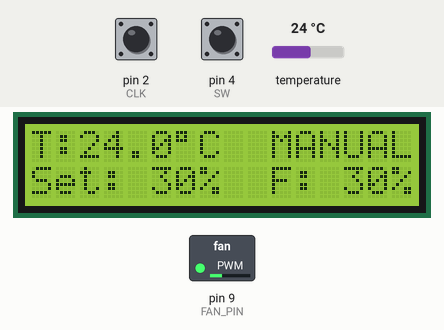
Simulated run of this sketch. Board: Arduino Uno, built with avr-gcc and run on an emulated ATmega328P. Shown: 16×2 character LCD, switched loads named in the sketch (green lamp = pin HIGH). Inputs (shaded band) come from the test bench; at power-on: pin 4 (SW) HIGH, temperature 24 °C, pin 2 (CLK) HIGH. What the sketch prints to the serial monitor is not drawn.

Above: at 1.2 s.
1.3 s: pin 4 (SW) pulled LOW for 1 s
At 3.2 s:
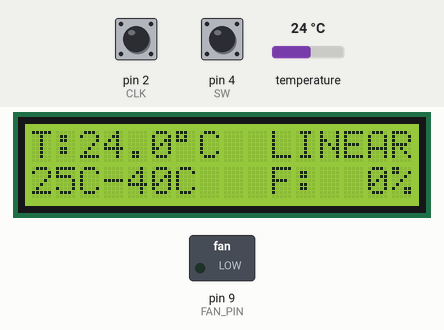
3.9 s: temperature set to 25.4 °C
At 4.4 s:
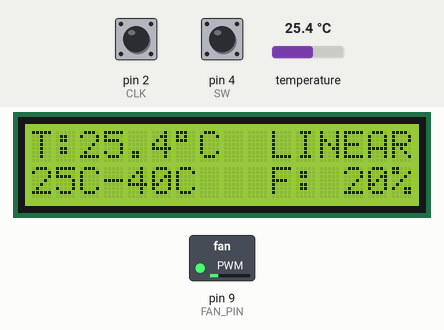
5.5 s: temperature set to 33 °C
At 6.7 s:
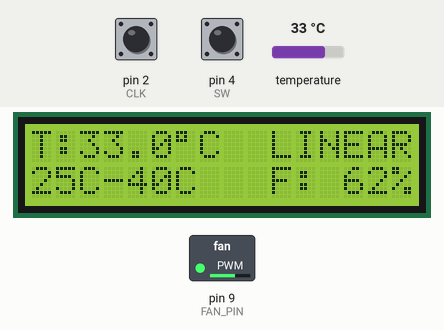
7.1 s: temperature set to 41 °C
At 7.9 s:
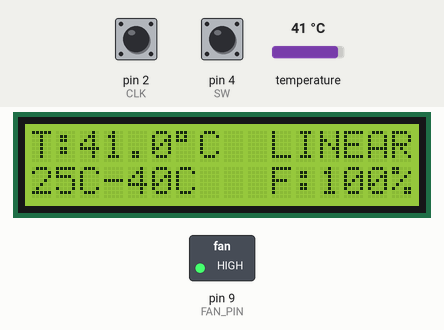
8.7 s: temperature set to 28 °C
At 10.0 s:
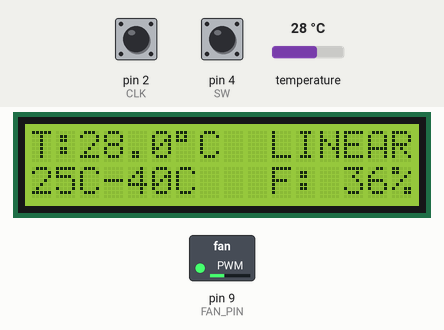
10.3 s: pin 4 (SW) pulled LOW for 1 s
At 11.9 s:
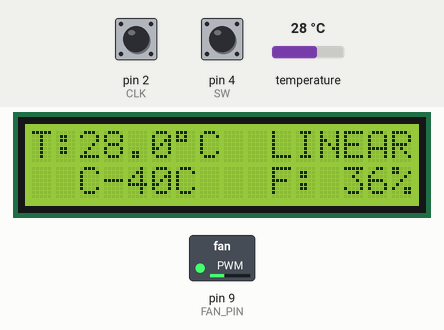
Timing chart, 0 to 13.4 s (numbered marks = the images above; inputs shaded):
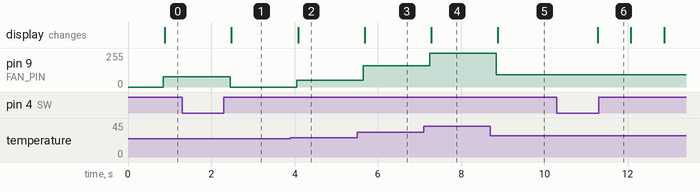

The sketch:

sketch_apr3a.ino
```cpp
#include <Wire.h>
#include <LiquidCrystal_I2C.h>
#include <OneWire.h>
#include <DallasTemperature.h>

// -------- PINS --------
#define CLK 2
#define DT  3
#define SW  4
#define FAN_PIN 9
#define ONE_WIRE_BUS 5

LiquidCrystal_I2C lcd(0x27, 16, 2);
OneWire oneWire(ONE_WIRE_BUS);
DallasTemperature sensors(&oneWire);

// -------- MODES --------
enum Mode {MANUAL, LINEAR, PID, AUTO};
Mode mode = MANUAL;
unsigned int auto_Mode = 0;

// -------- STATE --------
bool editMode = false;
int editField = 0;

// -------- VALUES --------
int fanSet = 30;
int minT = 25;
int maxT = 40;
int setT = 30;

// -------- PID --------
float Kp = 8.0, Ki = 0.3, Kd = 2.0;
float integral = 0, lastError = 0;
unsigned long lastPID = 0;

int fanOut = 0;

// -------- TEMP --------
float temp = 0;

// -------- ENCODER --------
volatile int enc = 0;
volatile bool moved = false;
volatile bool lastCLK;
volatile unsigned long lastInt = 0;

// -------- BUTTON --------
unsigned long pressTime = 0;
bool lastBtn = HIGH;
bool longDone = false;

// -------- BLINK --------
unsigned long lastBlink = 0;
bool blink = true;

// -------- SETUP --------
void setup() {
  pinMode(CLK, INPUT_PULLUP);
  pinMode(DT, INPUT_PULLUP);
  pinMode(SW, INPUT_PULLUP);
  pinMode(FAN_PIN, OUTPUT);

  lcd.init();
  lcd.backlight();
  lcd.clear();

  sensors.begin();

  lastCLK = digitalRead(CLK);
  attachInterrupt(digitalPinToInterrupt(CLK), isr, CHANGE);
  Serial.begin(9600);
}

// -------- LOOP --------
void loop() {
  readTemp();
  handleButton();
  handleEncoder();
  controlFan();
  updateBlink();
  drawUI();
  sendToPlotter();
}

// -------- TEMP --------
void readTemp() {
  sensors.requestTemperatures();
  temp = sensors.getTempCByIndex(0);
}

// -------- BUTTON --------
void handleButton() {
  bool cur = digitalRead(SW);

  if (lastBtn == HIGH && cur == LOW) {
    pressTime = millis();
    longDone = false;
  }

  if (cur == LOW && !longDone && millis() - pressTime > 600) {
    if (!editMode) {
      editMode = true;
      editField = 0;
    }
    longDone = true;
  }

  if (lastBtn == LOW && cur == HIGH) {
    if (!longDone) {
      if (!editMode) {
        mode = (Mode)((mode + 1) % 4);
        lcd.clear();
      } else {
        if (mode == LINEAR) {
          editField++;
          if (editField > 1) editMode = false;
        } else {
          editMode = false;
        }
      }
    }
  }

  lastBtn = cur;
}

// -------- ENCODER --------
void handleEncoder() {
  if (!moved) return;

  noInterrupts();
  int val = enc;
  enc = 0;
  moved = false;
  interrupts();

  if (!editMode) return;

  if (mode == MANUAL) {
    fanSet = constrain(fanSet + val, 0, 100);
  }
  else if (mode == LINEAR) {
    if (editField == 0)
      minT = constrain(minT + val, 0, maxT - 1);
    else
      maxT = constrain(maxT + val, minT + 1, 80);
  }
  else if (mode == PID || mode == AUTO) {
    setT = constrain(setT + val, 0, 80);
  }
}

// -------- FAN --------
void controlFan() {
  if (mode == MANUAL) {
    auto_Mode = 0;
    fanOut = fanSet;
  }
  else if (mode == LINEAR) {
    auto_Mode = 0;
    if (temp <= minT) fanOut = 0;
    else if (temp >= maxT) fanOut = 100;
    else fanOut = map(temp, minT, maxT, 20, 100);
  }
  else if (mode == PID) {
    auto_Mode = 0;
    float error = temp - setT;
    float dt = (millis() - lastPID) / 1000.0;
    if (dt <= 0) dt = 0.01;

    integral += error * dt;
    integral = constrain(integral, -50, 50);

    float derivative = (error - lastError) / dt;
    float output = Kp * error + Ki * integral + Kd * derivative;

    if (abs(error) < 0.5) fanOut = 0;
    else if (output > 0) fanOut = constrain(output, 16, 100);
    else fanOut = 0;

    lastError = error;
    lastPID = millis();
  }
  else if (mode == AUTO) {
    float error = temp - setT;

    if (error <= 0.5) {
      fanOut = 0;
      auto_Mode = 1;
    }
    else if (error > 5.0) {
      fanOut = 100;
      auto_Mode = 1;
    }
    else if (error > 2.0) {
      fanOut = map((int)(error * 10), 20, 50, 20, 100);
      fanOut = constrain(fanOut, 20, 100);
      auto_Mode = 2;
    }
    else {
      auto_Mode = 3;
      float dt = (millis() - lastPID) / 1000.0;
      if (dt <= 0) dt = 0.01;

      integral += error * dt;
      integral = constrain(integral, -50, 50);

      float derivative = (error - lastError) / dt;
      float output = Kp * error + Ki * integral + Kd * derivative;

      if (output > 0) fanOut = constrain(output, 16, 100);
      else fanOut = 0;

      lastError = error;
      lastPID = millis();
    }
  }

  analogWrite(FAN_PIN, map(fanOut, 0, 100, 0, 255));
}

// -------- BLINK --------
void updateBlink() {
  if (millis() - lastBlink > 400) {
    blink = !blink;
    lastBlink = millis();
  }
}

// -------- PRINT HELPERS --------
void print3(int val) {
  if (val < 100) lcd.print(" ");
  if (val < 10) lcd.print(" ");
  lcd.print(val);
}

void print2(int val) {
  if (val < 10) lcd.print(" ");
  lcd.print(val);
}

// -------- UI --------
void drawUI() {

  // LINE 1: Temperature on left, mode on right
  lcd.setCursor(0, 0);
  lcd.print("T:");
  lcd.print(temp, 1);
  lcd.print((char)223);
  lcd.print("C    ");   // padding so mode fits cleanly on the right

  lcd.setCursor(10, 0);
  if (mode == MANUAL) lcd.print("MANUAL");
  else if (mode == LINEAR) lcd.print("LINEAR");
  else if (mode == PID) lcd.print("PID");
  else {
    if (auto_Mode == 1) lcd.print("AUTO-M");
    if (auto_Mode == 2) lcd.print("AUTO-L");
    if (auto_Mode == 3) lcd.print("AUTO-P");
  }
  // LINE 2: setting on left, fan speed on right
  lcd.setCursor(0, 1);

  if (mode == MANUAL) {
    lcd.print("Set:");
    if (editMode && blink) {
      lcd.print("   ");
    } else {
      print3(fanSet);
      lcd.print("%");
    }
    lcd.print("  ");
  }
  else if (mode == LINEAR) {
    if (editMode && editField == 0 && blink) lcd.print("  ");
    else print2(minT);

    lcd.print("C-");

    if (editMode && editField == 1 && blink) lcd.print("  ");
    else print2(maxT);

    lcd.print("C  ");
  }
  else if (mode == PID || mode == AUTO) {
    lcd.print("Set:");
    if (editMode && blink) {
      lcd.print("   ");
    } else {
      print3(setT);
      lcd.print("C");
    }
    lcd.print("  ");
  }

  // fan speed on right side of line 2
  lcd.setCursor(10, 1);
  lcd.print("F:");
  if (fanOut < 100) lcd.print(" ");
  if (fanOut < 10) lcd.print(" ");
  lcd.print(fanOut);
  lcd.print("%");
}
void sendToPlotter() {

  static unsigned long lastSend = 0;

  if (millis() - lastSend >= 500) {  // send every 0.5 sec

    Serial.print("Temp:");
    Serial.print(temp);

    Serial.print(", Fan:");
    Serial.print(fanOut);

    Serial.print(", Mode:");
    if(mode == MANUAL) Serial.println("Manual");
    if(mode == LINEAR) Serial.println("Linear");
    if(mode == PID) Serial.println("PID");
    if(mode == AUTO){
      if(auto_Mode == 1) Serial.println("Auto-Manual");
      if(auto_Mode == 2) Serial.println("Auto-Linear");
      if(auto_Mode == 3) Serial.println("Auto-PID");
    }

    lastSend = millis();
  }
}
// -------- ISR --------
void isr() {
  unsigned long t = micros();

  if (t - lastInt > 2000) {
    bool clk = digitalRead(CLK);

    if (clk == HIGH && lastCLK == LOW) {
      if (digitalRead(DT) != clk) enc++;
      else enc--;

      moved = true;
    }

    lastCLK = clk;
    lastInt = t;
  }
}
```

Measured:
- the behaviour switches between 25 and 25.1 °C on temperature (found by bisection; images 1 and 2)
- after the input at 1.3 s, pin 9 (FAN_PIN): 76/255 → 0/255 after 1.1 s; the display: changes after 1.2 s (image 1)
- after the input at 3.9 s, pin 9 (FAN_PIN): 0/255 → 51/255 after 0.15 s; the display: changes after 0.18 s (image 2)
- after the input at 5.5 s, pin 9 (FAN_PIN): 51/255 → 158/255 after 0.15 s; the display: changes after 0.18 s (image 3)
- after the input at 7.1 s, pin 9 (FAN_PIN): 158/255 → 255/255 after 0.15 s; the display: changes after 0.18 s (image 4)
- after the input at 8.7 s, pin 9 (FAN_PIN): 255/255 → 91/255 after 0.14 s; the display: changes after 0.18 s (image 5)
- after the input at 10.3 s, the display: changes after 0.98 s (image 6)
